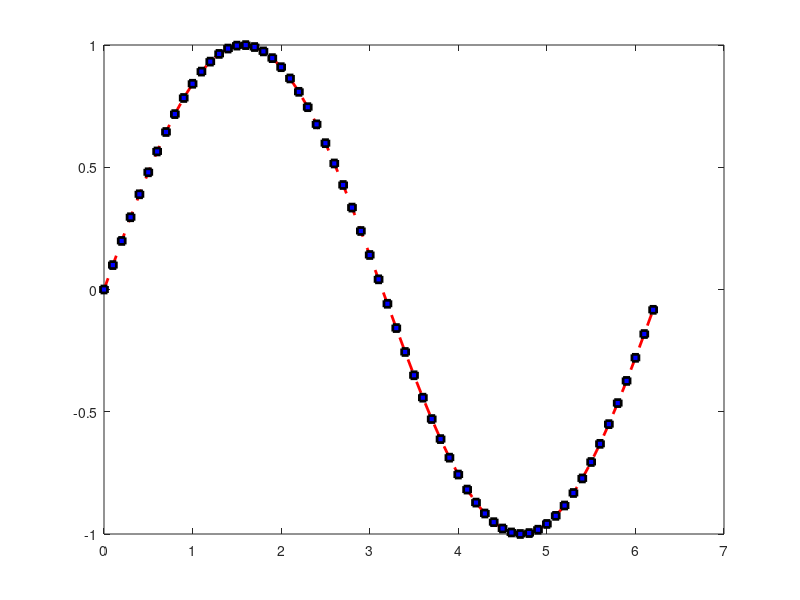

This figure's MATLAB source:
x = 0:0.1:2*pi;
y = sin(x);
plot(x, y, '--rs', 'LineWidth', 2, ...
    'MarkerEdgeColor', 'k', ...
    'MarkerFaceColor', 'b', ...
    'MarkerSize', 5)